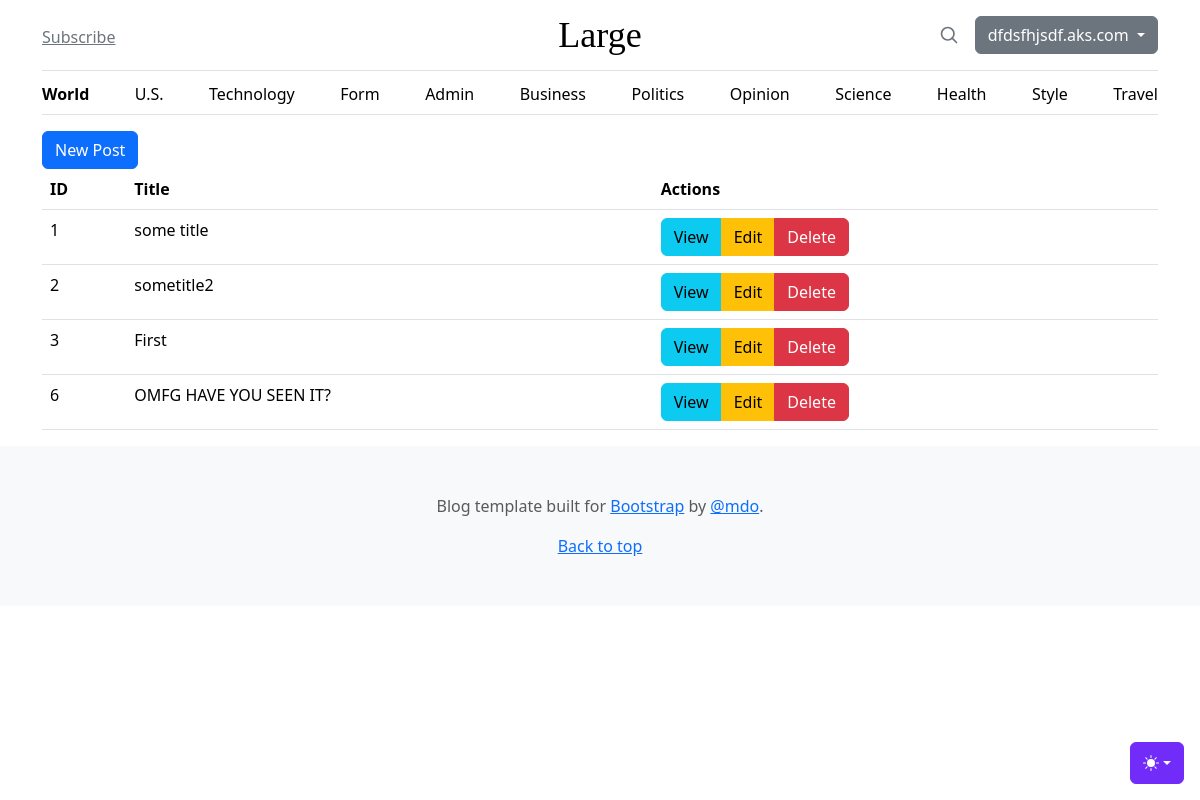
The app's page /admin/posts (signed in) with its own data.
### tables this page shows
CREATE TABLE users
(
    id       integer
        constraint users_pk
            primary key autoincrement,
    email    text not null
        constraint users_pk_2
            unique,
    password text not null
);

CREATE TABLE "posts"
(
    id         integer
        constraint posts_pk
            primary key autoincrement,
    title      text not null,
    body       text not null,
    created_at DATETIME default current_timestamp,
    updated_at datetime default current_date
);

### helpers.php (called while the page is built, shortened)
<?php
function view($viewName, $vars=[]){
    extract($vars);
    include __DIR__ . "/views/$viewName.php";
}
function auth(){
    if(isset($_SESSION['userId'])){
        $user = User::find($_SESSION['userId']);
        if($user){
            return $user;
        }
    }
    return false;
}

### src/Controllers/PostsController.php (called while the page is built, shortened)
<?php
class PostsController
{
    public function index()
    {
        $posts = Post::all();
        view('posts/index', compact('posts'));
    }
}

### src/DB.php (called while the page is built, shortened)
<?php
class DB
{
    private $conn;
    public function __construct()
    {
        try {
            $this->conn = new PDO('sqlite:' . __DIR__ . '/../db.sqlite');
            $this->conn->setAttribute(PDO::ATTR_ERRMODE, PDO::ERRMODE_EXCEPTION);
        } catch (PDOException $e) {
            echo "Connection failed: " . $e->getMessage();
        }
    }
    public function all($table, $class)
    {
        $stmt = $this->conn->prepare("SELECT * FROM $table");
        $stmt->execute();
        $stmt->setFetchMode(PDO::FETCH_CLASS, $class);
        return $stmt->fetchAll();
    }
    public function find($table, $class, $id)
    {
        $stmt = $this->conn->prepare("SELECT * FROM $table WHERE id=$id");
        $stmt->execute();
        $stmt->setFetchMode(PDO::FETCH_CLASS, $class);
        return $stmt->fetch();
    }
}

### src/Models/Model.php (called while the page is built, shortened)
<?php
class Model {
    public static $table;
    public static function all(){
        $db = new DB();
        return $db->all(static::$table, static::class);
    }
    public static function find($id){
        $db = new DB();
        return $db->find(static::$table, static::class, $id);
    }
}

### views/Posts/index.php (the view)
<?php include __DIR__ . '/../partials/header.php'; ?>
<main class="container">
    <a href="/admin/posts/create" class="btn btn-primary">New Post</a>
    <table class="table">
        <thead>
            <th>ID</th>
            <th>Title</th>
            <th>Actions</th>
        </thead>
        <tbody>
            <?php foreach ($posts as $post): ?>
                <tr>
                    <td><?= $post->id ?></td>
                    <td><?= $post->title ?></td>
                    <td>
                        <div class="btn-group" role="group" aria-label="Basic mixed styles example">
                            <a class="btn btn-info" href="/admin/posts/view?id=<?=$post->id?>">View</a>
                            <a class="btn btn-warning" href="/admin/posts/edit?id=<?=$post->id?>">Edit</a>
                            <a class="btn btn-danger" href="/admin/posts/delete?id=<?=$post->id?>" >Delete</a>
                        </div>
                    </td>
                </tr>
            <?php endforeach ?>
        </tbody>
    </table>
</main>
<?php include __DIR__ .  '/../partials/footer.php'; ?>

### views/partials/header.php (shortened to what this page needs)
<!doctype html>
<html lang="en" data-bs-theme="auto">
<head>
  <link rel="stylesheet" href="https://cdn.jsdelivr.net/npm/@docsearch/css@3">
  <link href="/assets/dist/css/bootstrap.min.css" rel="stylesheet">
  <link href="/blog.css" rel="stylesheet">
</head>
<body>
  <div class="dropdown position-fixed bottom-0 end-0 mb-3 me-3 bd-mode-toggle">
    <button class="btn btn-bd-primary py-2 dropdown-toggle d-flex align-items-center" id="bd-theme" type="button"
      aria-expanded="false" data-bs-toggle="dropdown" aria-label="Toggle theme (auto)">
      <svg class="bi my-1 theme-icon-active" width="1em" height="1em">
        <use href="#circle-half"></use>
      </svg>
    </button>
  </div>
  <div class="container">
    <header class="border-bottom lh-1 py-3">
      <div class="row flex-nowrap justify-content-between align-items-center">
        <div class="col-4 pt-1">
          <a class="link-secondary" href="#">Subscribe</a>
        </div>
        <div class="col-4 text-center">
          <a class="blog-header-logo text-body-emphasis text-decoration-none" href="#">Large</a>
        </div>
        <div class="col-4 d-flex justify-content-end align-items-center">
          <a class="link-secondary" href="#" aria-label="Search">
            <svg xmlns="http://www.w3.org/2000/svg" width="20" height="20" fill="none" stroke="currentColor"
              stroke-linecap="round" stroke-linejoin="round" stroke-width="2" class="mx-3" role="img"
              viewBox="0 0 24 24">
              <title>Search</title>
              <circle cx="10.5" cy="10.5" r="7.5" />
              <path d="M21 21l-5.2-5.2" />
            </svg>
          </a>
          <?php if (auth()): ?>
            <div class="dropdown">
              <button class="btn btn-secondary dropdown-toggle" type="button" data-bs-toggle="dropdown" aria-expanded="false">
                <?=auth()->email?>
              </button>
            </div>
          <?php else: ?>
            <a class="btn btn-sm btn-outline-secondary" href="/register">Sign up</a>
            <a class="btn btn-sm btn-primary ms-2" href="/login">Login</a>
          <?php endif; ?>
        </div>
      </div>
    </header>
    <?php include 'nav.php'; ?>
  </div>

### public/blog.css (style rules this page uses)
.blog-header-logo { font-family: "Playfair Display", Georgia, "Times New Roman", serif; font-size: 2.25rem; }

### views/partials/header.php (style rules this page uses)
.bi { vertical-align: -.125em; fill: currentColor; }
.btn-bd-primary { --bd-violet-bg: #712cf9; --bd-violet-rgb: 112.520718, 44.062154, 249.437846; --bs-btn-font-weight: 600; --bs-btn-color: var(--bs-white); --bs-btn-bg: var(--bd-violet-bg); --bs-btn-border-color: var(--bd-violet-bg); --bs-btn-hover-color: var(--bs-white); --bs-btn-hover-bg: #6528e0; --bs-btn-hover-border-color: #6528e0; --bs-btn-focus-shadow-rgb: var(--bd-violet-rgb); --bs-btn-active-color: var(--bs-btn-hover-color); --bs-btn-active-bg: #5a23c8; --bs-btn-active-border-color: #5a23c8; }
.bd-mode-toggle { z-index: 1500; }

### records on screen
users: email "dfdsfhjsdf.aks.com"
posts: id "1", title "some title"
posts: id "2", title "sometitle2"
posts: id "3", title "First"
posts: id "6", title "OMFG HAVE YOU SEEN IT?"
